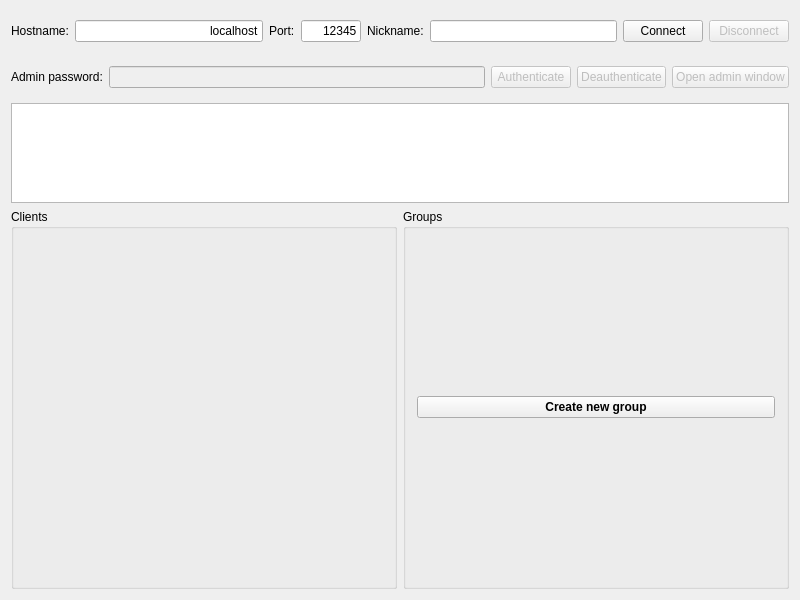
<?xml version="1.0" encoding="UTF-8"?>
<ui version="4.0">
 <class>Application</class>
 <widget class="QWidget" name="Application">
  <property name="geometry">
   <rect>
    <x>0</x>
    <y>0</y>
    <width>800</width>
    <height>600</height>
   </rect>
  </property>
  <property name="windowTitle">
   <string>VuzdarChat</string>
  </property>
  <layout class="QVBoxLayout" name="verticalLayout">
   <item>
    <widget class="QFrame" name="frame1">
     <property name="minimumSize">
      <size>
       <width>0</width>
       <height>40</height>
      </size>
     </property>
     <property name="maximumSize">
      <size>
       <width>16777215</width>
       <height>40</height>
      </size>
     </property>
     <layout class="QHBoxLayout" name="horizontalLayout">
      <property name="sizeConstraint">
       <enum>QLayout::SetDefaultConstraint</enum>
      </property>
      <property name="leftMargin">
       <number>0</number>
      </property>
      <property name="topMargin">
       <number>0</number>
      </property>
      <property name="rightMargin">
       <number>0</number>
      </property>
      <property name="bottomMargin">
       <number>0</number>
      </property>
      <item>
       <widget class="QLabel" name="hostnameLabel">
        <property name="maximumSize">
         <size>
          <width>16777215</width>
          <height>153</height>
         </size>
        </property>
        <property name="text">
         <string>Hostname:</string>
        </property>
       </widget>
      </item>
      <item>
       <widget class="QLineEdit" name="hostnameText">
        <property name="maximumSize">
         <size>
          <width>16777215</width>
          <height>16777215</height>
         </size>
        </property>
        <property name="text">
         <string>localhost</string>
        </property>
        <property name="alignment">
         <set>Qt::AlignRight|Qt::AlignTrailing|Qt::AlignVCenter</set>
        </property>
       </widget>
      </item>
      <item>
       <widget class="QLabel" name="portLabel">
        <property name="text">
         <string>Port:</string>
        </property>
       </widget>
      </item>
      <item>
       <widget class="QLineEdit" name="portText">
        <property name="maximumSize">
         <size>
          <width>60</width>
          <height>16777215</height>
         </size>
        </property>
        <property name="text">
         <string>12345</string>
        </property>
        <property name="alignment">
         <set>Qt::AlignRight|Qt::AlignTrailing|Qt::AlignVCenter</set>
        </property>
       </widget>
      </item>
      <item>
       <widget class="QLabel" name="nicknameLabel">
        <property name="text">
         <string>Nickname:</string>
        </property>
       </widget>
      </item>
      <item>
       <widget class="QLineEdit" name="nicknameText"/>
      </item>
      <item>
       <widget class="QPushButton" name="connectButton">
        <property name="text">
         <string>Connect</string>
        </property>
       </widget>
      </item>
      <item>
       <widget class="QPushButton" name="disconnectButton">
        <property name="enabled">
         <bool>false</bool>
        </property>
        <property name="text">
         <string>Disconnect</string>
        </property>
       </widget>
      </item>
     </layout>
    </widget>
   </item>
   <item>
    <widget class="QFrame" name="frame2">
     <property name="minimumSize">
      <size>
       <width>0</width>
       <height>40</height>
      </size>
     </property>
     <property name="maximumSize">
      <size>
       <width>16777215</width>
       <height>40</height>
      </size>
     </property>
     <layout class="QHBoxLayout" name="horizontalLayout_4">
      <property name="leftMargin">
       <number>0</number>
      </property>
      <property name="topMargin">
       <number>0</number>
      </property>
      <property name="rightMargin">
       <number>0</number>
      </property>
      <property name="bottomMargin">
       <number>0</number>
      </property>
      <item>
       <widget class="QLabel" name="adminLabel">
        <property name="enabled">
         <bool>true</bool>
        </property>
        <property name="text">
         <string>Admin password:</string>
        </property>
       </widget>
      </item>
      <item>
       <widget class="QLineEdit" name="passwordText">
        <property name="enabled">
         <bool>false</bool>
        </property>
       </widget>
      </item>
      <item>
       <widget class="QPushButton" name="authButton">
        <property name="enabled">
         <bool>false</bool>
        </property>
        <property name="text">
         <string>Authenticate</string>
        </property>
       </widget>
      </item>
      <item>
       <widget class="QPushButton" name="deauthButton">
        <property name="enabled">
         <bool>false</bool>
        </property>
        <property name="text">
         <string>Deauthenticate</string>
        </property>
       </widget>
      </item>
      <item>
       <widget class="QPushButton" name="openAdminButton">
        <property name="enabled">
         <bool>false</bool>
        </property>
        <property name="text">
         <string>Open admin window</string>
        </property>
       </widget>
      </item>
     </layout>
    </widget>
   </item>
   <item>
    <widget class="QTextEdit" name="displayText">
     <property name="minimumSize">
      <size>
       <width>0</width>
       <height>50</height>
      </size>
     </property>
     <property name="maximumSize">
      <size>
       <width>16777215</width>
       <height>100</height>
      </size>
     </property>
    </widget>
   </item>
   <item>
    <layout class="QHBoxLayout" name="horizontalLayout_2">
     <item>
      <widget class="QGroupBox" name="clientGroupBox">
       <property name="title">
        <string>Clients</string>
       </property>
      </widget>
     </item>
     <item>
      <widget class="QGroupBox" name="groupGroupBox">
       <property name="title">
        <string>Groups</string>
       </property>
       <layout class="QVBoxLayout" name="verticalLayout_2">
        <item>
         <widget class="QPushButton" name="newGroupButton">
          <property name="font">
           <font>
            <weight>75</weight>
            <bold>true</bold>
           </font>
          </property>
          <property name="text">
           <string>Create new group</string>
          </property>
         </widget>
        </item>
       </layout>
      </widget>
     </item>
    </layout>
   </item>
  </layout>
  <zorder>frame1</zorder>
  <zorder>displayText</zorder>
  <zorder>frame2</zorder>
 </widget>
 <layoutdefault spacing="6" margin="11"/>
 <resources/>
 <connections/>
</ui>
